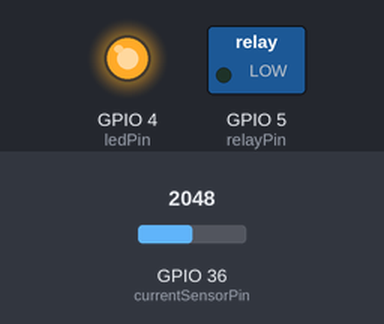
Recording of a sketch running on a simulated ESP32. On the bench: switched loads named in the sketch (green lamp = pin HIGH), output pins drawn as LEDs (lit = HIGH). Inputs (shaded band) come from the test bench; at power-on: GPIO 36 (currentSensorPin) = 2048. WiFi joins after 1.5 s; servers stay silent unless stated; no MQTT or app messages arrive unless stated; what the sketch prints to the serial monitor is not drawn.

Above: at 2.7 s.
2.8 s: GPIO 36 (currentSensorPin) set to 662
5.5 s: GPIO 36 (currentSensorPin) set to 603
At 5.9 s:
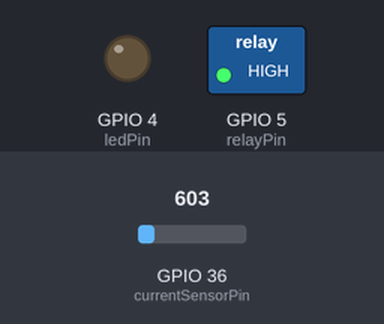
8.2 s: GPIO 36 (currentSensorPin) set to 1228
At 10.2 s:
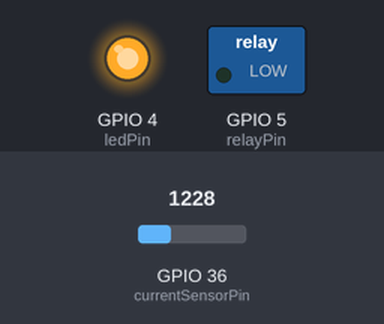
11.0 s: GPIO 36 (currentSensorPin) set to 491
At 13.0 s:
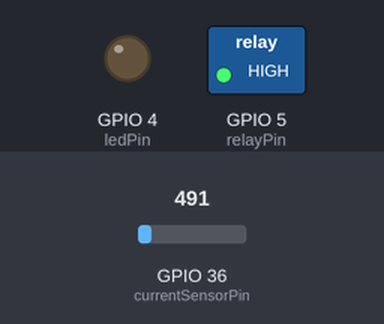
Timing chart, 0 to 14.5 s (numbered marks = the images above; inputs shaded):
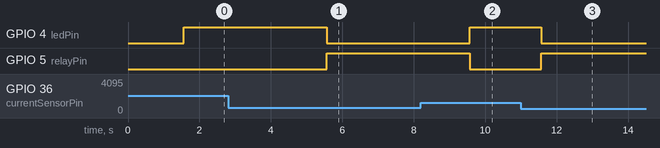

The sketch:

SmartEnergyMonitor.ino
```cpp
#include <WiFi.h>
#include <PubSubClient.h>

// WiFi credentials
const char* ssid = "Your_WiFi_SSID";
const char* password = "Your_WiFi_Password";

// MQTT Broker (ThingsBoard)
const char* mqtt_server = "demo.thingsboard.io";
const int mqtt_port = 1883;
const char* access_token = "YOUR_DEVICE_ACCESS_TOKEN";

WiFiClient espClient;
PubSubClient client(espClient);

// Pins
const int currentSensorPin = A0;
const int relayPin = 5;
const int ledPin = 4;

float voltage = 230.0; // AC mains voltage
float powerThreshold = 2000; // Threshold in watts

void setup() {
  Serial.begin(115200);
  pinMode(relayPin, OUTPUT);
  pinMode(ledPin, OUTPUT);
  setup_wifi();
  client.setServer(mqtt_server, mqtt_port);
}

void setup_wifi() {
  delay(10);
  Serial.println("Connecting to WiFi...");
  WiFi.begin(ssid, password);
  while (WiFi.status() != WL_CONNECTED) {
    delay(500);
    Serial.print(".");
  }
  Serial.println("WiFi connected!");
}

void loop() {
  if (!client.connected()) reconnect();
  client.loop();

  int sensorValue = analogRead(currentSensorPin);
  float current = (sensorValue - 512) * (5.0 / 1023.0) / 0.066;
  float power = current * voltage;

  Serial.print("Current: "); Serial.print(current); Serial.print(" A, ");
  Serial.print("Power: "); Serial.print(power); Serial.println(" W");

  char msg[100];
  sprintf(msg, "{\"current\": %.2f, \"power\": %.2f}", current, power);
  client.publish("v1/devices/me/telemetry", msg);

  if (power > powerThreshold) {
    digitalWrite(ledPin, HIGH);
    digitalWrite(relayPin, LOW);
  } else {
    digitalWrite(ledPin, LOW);
    digitalWrite(relayPin, HIGH);
  }

  delay(2000);
}

void reconnect() {
  while (!client.connected()) {
    Serial.print("Connecting to MQTT...");
    if (client.connect("ESP32Client", access_token, NULL)) {
      Serial.println("connected");
    } else {
      Serial.print("failed, rc=");
      Serial.print(client.state());
      delay(2000);
    }
  }
}
```

Measured:
- the behaviour switches between 630 and 629 on GPIO 36 (currentSensorPin) (found by bisection; images 0 and 1)
- after the input at 2.8 s, every drawn part: stays the same
- after the input at 5.5 s, GPIO 4 (ledPin): HIGH → LOW after 0.07 s; GPIO 5 (relayPin): LOW → HIGH after 0.07 s
- after the input at 8.2 s, GPIO 4 (ledPin): LOW → HIGH after 1.4 s; GPIO 5 (relayPin): HIGH → LOW after 1.4 s
- after the input at 11.0 s, GPIO 4 (ledPin): HIGH → LOW after 0.57 s; GPIO 5 (relayPin): LOW → HIGH after 0.57 s
